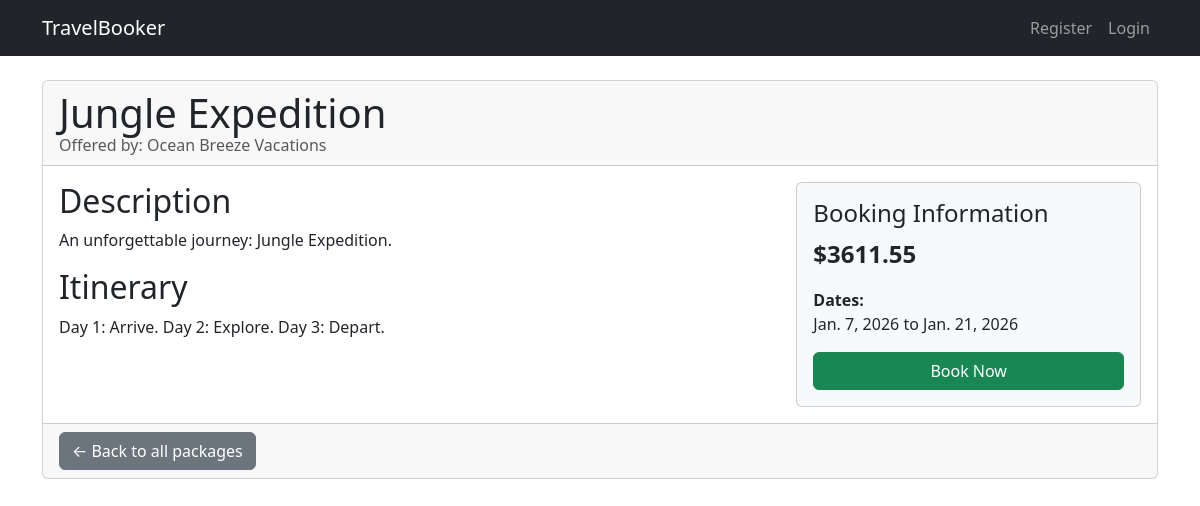
/package/4/, run on the app's committed database.
### main/models.py (models this page shows, shortened)
class TravelPackage(models.Model):
    vendor = models.ForeignKey(Vendor, on_delete=models.CASCADE, related_name='packages')
    name = models.CharField(max_length=255)
    description = models.TextField()
    itinerary = models.TextField()
    price = models.DecimalField(max_digits=10, decimal_places=2)
    start_date = models.DateField()
    end_date = models.DateField()
    created_at = models.DateTimeField(auto_now_add=True)
    updated_at = models.DateTimeField(auto_now=True)

class Vendor(models.Model):
    user_profile = models.OneToOneField(UserProfile, on_delete=models.CASCADE)
    name = models.CharField(max_length=255)
    description = models.TextField()
    website = models.URLField(blank=True, null=True)

### main/views.py (the view)
# urls.py: path('package/<int:package_id>/', views.package_detail, name='package_detail'),
def package_detail(request, package_id):
    package = get_object_or_404(TravelPackage, pk=package_id)
    return render(request, 'main/package_detail.html', {'package': package})

### main/templates/main/package_detail.html (shortened to what this page needs)
{% extends "main/base.html" %}
{% block content %}
<div class="card">
    <div class="card-header">
        <h1 class="card-title mb-0">{{ package.name }}</h1>
        <p class="card-subtitle text-muted">Offered by: {{ package.vendor.name }}</p>
    </div>
    <div class="card-body">
        <div class="row">
            <div class="col-md-8">
                <h2>Description</h2>
                <p>{{ package.description }}</p>
                <h2>Itinerary</h2>
                <p style="white-space: pre-wrap;">{{ package.itinerary }}</p>
            </div>
            <div class="col-md-4">
                <div class="card bg-light">
                    <div class="card-body">
                        <h4 class="card-title">Booking Information</h4>
                        <p class="card-text fs-4"><strong>${{ package.price|floatformat:2 }}</strong></p>
                        <p><strong>Dates:</strong><br>{{ package.start_date }} to {{ package.end_date }}</p>
                        <form action="{% url 'book_package' package.id %}" method="post">
                            <button type="submit" class="btn btn-success w-100">Book Now</button>
                        </form>
                    </div>
                </div>
            </div>
        </div>
    </div>
    <div class="card-footer">
        <a href="{% url 'package_list' %}" class="btn btn-secondary">← Back to all packages</a>
    </div>
</div>
{% endblock %}

### data on the page
TravelPackage: name "Jungle Expedition", vendor.name "Ocean Breeze Vacations", description "An unforgettable journey: Jungle Expedition.", itinerary "Day 1: Arrive. Day 2: Explore. Day 3: Depart.", price "3611.55", start_date "Jan. 7, 2026", end_date "Jan. 21, 2026"
